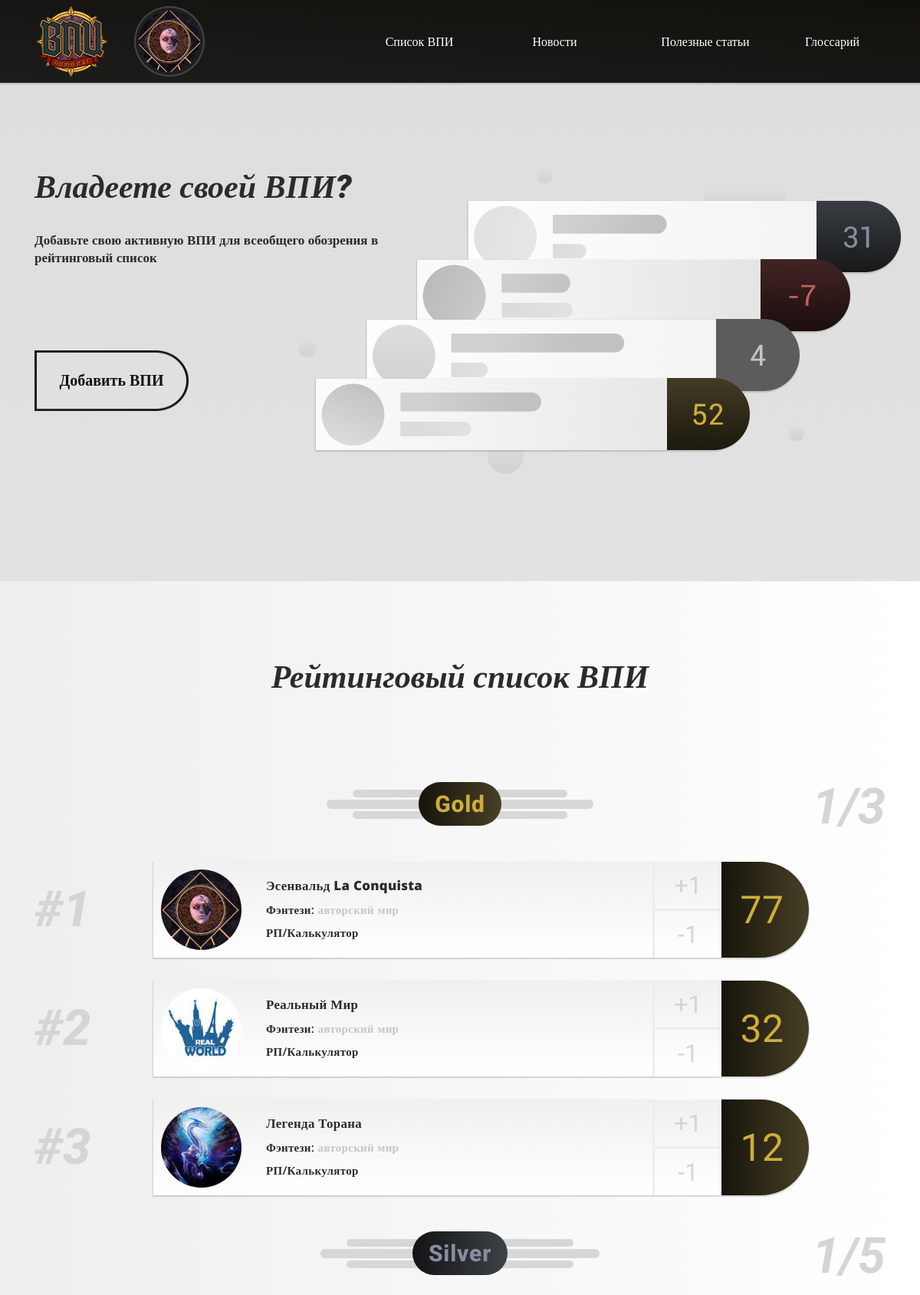
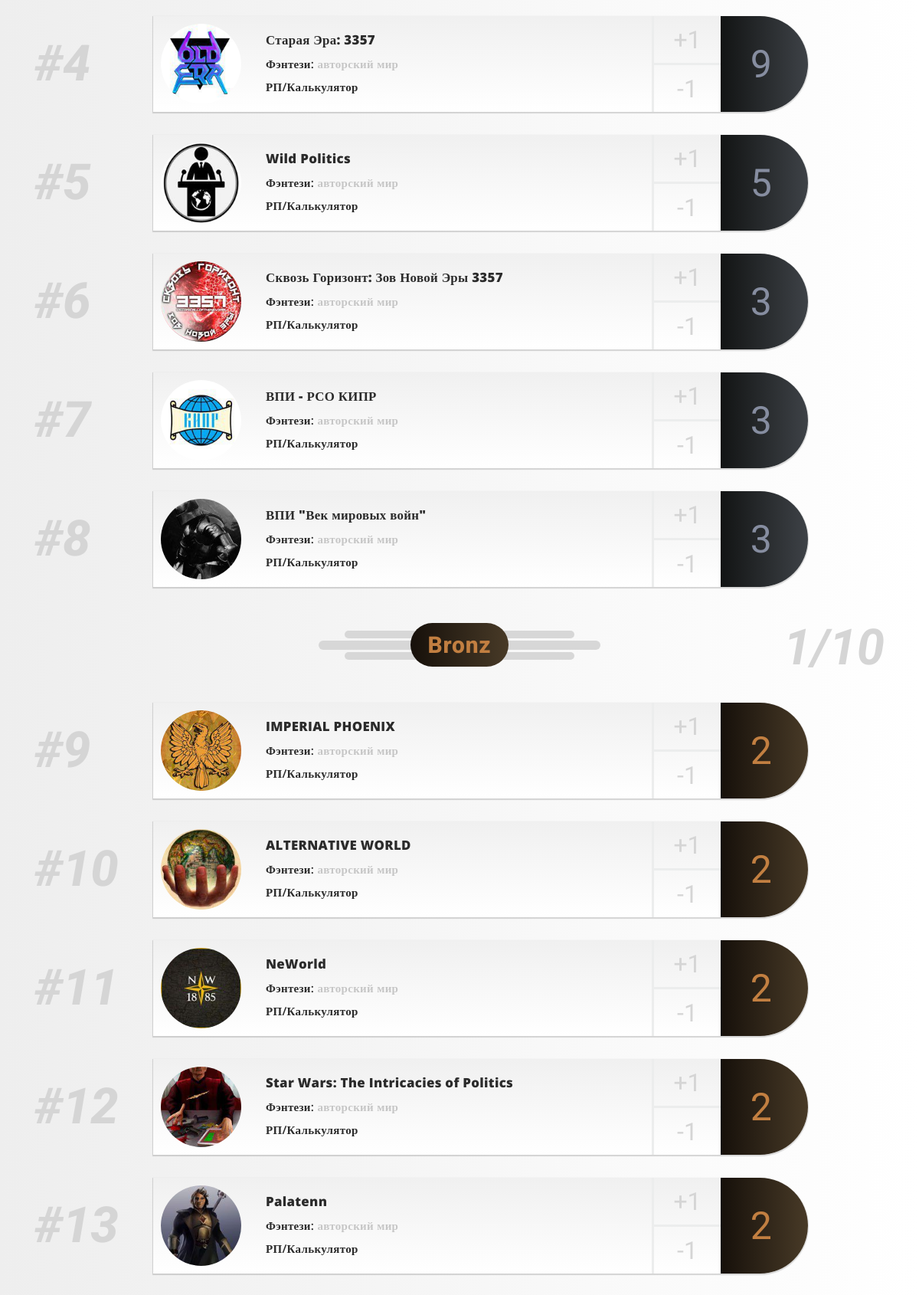
The page /voting/voting.php (upper part) on the database its author committed (2 pictures, top to bottom).
### tables this page shows
CREATE TABLE `entries` (
  `id` int(11) NOT NULL,
  `title` varchar(255) NOT NULL,
  `genre` varchar(255) NOT NULL,
  `type` varchar(255) NOT NULL,
  `admin` varchar(255) NOT NULL,
  `info` varchar(255) NOT NULL,
  `votes` int(11) NOT NULL DEFAULT 0,
  `link` varchar(255) NOT NULL
);

### voting/voting.php (the view, shortened to what this page needs)
<?php
include('config.php');
?>
<html>
<head>
	<?php include ("../blocks/link_css.php")?>
	<link rel="stylesheet" href="../css/voting.css">
</head>
<body>
<?php include ("../blocks/header.php")?>
<div class="wrapper">
	<section class="about">
			<img src="../img/voting/about_backgr_img.png" alt="background" class="about__ibg">
			<div class="container">
				<h1 class="title about__title">Владеете своей ВПИ?</h1>
				<p class="subtitle about__subtitle">Добавьте свою <span>активную</span> ВПИ для всеобщего обозрения в рейтинговый список</p>
				<div class="button about__button">
					<a href="#" class="button__text about__button-text">Добавить ВПИ</a>
					<img src="../img/voting/button.png" alt="" class="button__background">
				</div>
			</div>
	</section>
	<section class="list">
		<div class="container">
			<div class="title list__title"><p>Рейтинговый список ВПИ</p></div>
			<div class="rank list__rank">
				<div class="area rank__area">
					<div class="area__info area__info-gold">Gold</div>
					<div class="area__strip"></div>
					<div class="area__strip area__strip-left"></div>
					<div class="area__strip area__strip-center"></div>
					<div class="area__strip area__strip-center-left area__strip-center"></div>
					<div class="area__strip area__strip-down"></div>
					<div class="area__strip area__strip-left area__strip-down"></div>
				</div>
				<div class="rank__fraction rank__fraction-left"><p>1/3</p></div>
			</div>
			<?php
			$u = 1;
			$query = 'SELECT * FROM entries order by votes DESC';
			$rows = $mysqli->query($query);
			if(mysqli_num_rows($rows)>0){
			while($row = mysqli_fetch_assoc($rows)){
				$net_vote = $row['votes'];
				if($u == 4) {
					echo '
					<div class="rank list__rank">
						<div class="area rank__area">
							<div class="area__info area__info-silver">Silver</div>
							<div class="area__strip"></div>
							<div class="area__strip area__strip-left"></div>
							<div class="area__strip area__strip-center"></div>
							<div class="area__strip area__strip-center-left area__strip-center"></div>
							<div class="area__strip area__strip-down"></div>
							<div class="area__strip area__strip-left area__strip-down"></div>
						</div>
						<div class="rank__fraction rank__fraction-left">1/5</div>
					</div>
					';
				}
				elseif($u == 9) {
					echo '
					<div class="rank list__rank">
						<div class="area rank__area">
							<div class="area__info area__info-bronz">Bronz</div>
							<div class="area__strip"></div>
							<div class="area__strip area__strip-left"></div>
							<div class="area__strip area__strip-center"></div>
							<div class="area__strip area__strip-center-left area__strip-center"></div>
							<div class="area__strip area__strip-down"></div>
							<div class="area__strip area__strip-left area__strip-down"></div>
						</div>
						<div class="rank__fraction rank__fraction-left">1/10</div>
					</div>
					';
				}
			?>
			<div class="sample list__sample">
				<span class="sample__position">#<?php echo $u ?></span>
				<div class="wpgAdv sample__wpgAdv">
					<div class="wpgAdv__avatar">
						<a class="wpgAdv__avatar_link" href="#"></a>
						<img class="wpgAdv__avatar_img" id="<?php echo $row['id']; ?>" src="../img/logo_130/img<?php echo $row['id']; ?>.jpg">
					</div>
					<span class="wpgAdv__briefInfo">
						<p class="wpgAdv__name"><a href='<?php echo $row['link']; ?>'> <?php echo $row['title']; ?> </a></p>
						<p class="wpgAdv__genre">Фэнтези: <span class="wpgAdv__genre-value">авторский мир</span></p>
						<p class="wpgAdv__type">РП/Калькулятор<?php echo $row['type']; ?></p>
					</span>
					<?php
					if($u <= 3 && $net_vote > 0)
					{
						echo "<div class='wpgAdv__votesCount wpgAdv__votesCount-gold container_";
						echo $row['id'];
						echo "'>";
					}
					elseif($u >= 4 && $u <= 8 && $net_vote > 0)
					{
						echo "<div class='wpgAdv__votesCount wpgAdv__votesCount-silver container_";
						echo $row['id'];
							echo "'>";
					}
					elseif($u >= 9 && $u < 19 && $net_vote > 0)
					{
						echo "<div class='wpgAdv__votesCount wpgAdv__votesCount-bronz container_";
						echo $row['id'];
						echo "'>";
					}
					elseif($u >= 19  && $net_vote >= 0)
					{
						echo "<div class='wpgAdv__votesCount wpgAdv__votesCount-common container_";
						echo $row['id'];
						echo "'>";
					}
					else
					{
						echo "<div class='wpgAdv__votesCount wpgAdv__votesCount-trash container_";
						echo $row['id'];
						echo "'>";
					}
					?>
						<span id='votes_count_<?php echo $row['id']; ?>'><p><?php echo $net_vote; ?></p></span>
					</div>
					<div class='wpgAdv__voteButtons' id='vote_buttons<?php echo $row['id']; ?>'>
						<a href='javascript:;' class='wpgAdv__vote wpgAdv__vote-Up' id='<?php echo $row['id']; ?>'>+1</a>
						<a href='javascript:;' class='wpgAdv__vote wpgAdv__vote-Down' id='<?php echo $row['id']; ?>'>-1</a>
					</div>
				</div>
			</div>
			<?php
				$u++;}
			}
			else echo 'Ошибка чтения данных с БД';
			?>
		</div>
		</div>
</body>
</html>

### css/header/header.css (style rules this page uses)
* { padding: 0px; margin: 0px; border: 0px; }
*, *:before, *:after { box-sizing: border-box; }
aside, nav, footer, header, section { display: block; }
html, body { height: 100%; margin: 0; padding: 0; min-width: 320px; position: relative; width: 100%; color: #000; }
body { font-size: 100%; line-height: 1; font-size: 16px; font-family: "Open Sans"; -ms-text-size-adjust: 100%; -moz-text-size-adjust: 100%; -webkit-text-size-adjust: 100%; }
a, a:visited { text-decoration: none; }
img { vertical-align: top; }
h1, h2, h3, h4, h5, h6 { font-weight: inherit; font-size: inherit; }

### rows shown on the page
entries: shows a picture, title "Эсенвальд La Conquista", votes "77"
entries: shows a picture, title "Реальный Мир", votes "32"
entries: shows a picture, title "Легенда Торана", votes "12"
entries: shows "Silver", shows a picture, title "Старая Эра: 3357", votes "9"
entries: shows a picture, title "Wild Politics", votes "5"
entries: shows a picture, title "Сквозь Горизонт: Зов Новой Эры 3357", votes "3"
entries: shows a picture, title "ВПИ - РСО КИПР", votes "3"
entries: shows a picture, title "ВПИ \"Век мировых войн\"", votes "3"
entries: shows "Bronz", shows a picture, title "IMPERIAL PHOENIX", votes "2"
entries: shows a picture, title "ALTERNATIVE WORLD", votes "2"
entries: shows a picture, title "NeWorld", votes "2"
entries: shows a picture, title "Star Wars: The Intricacies of Politics", votes "2"
entries: shows a picture, title "Palatenn", votes "2"
